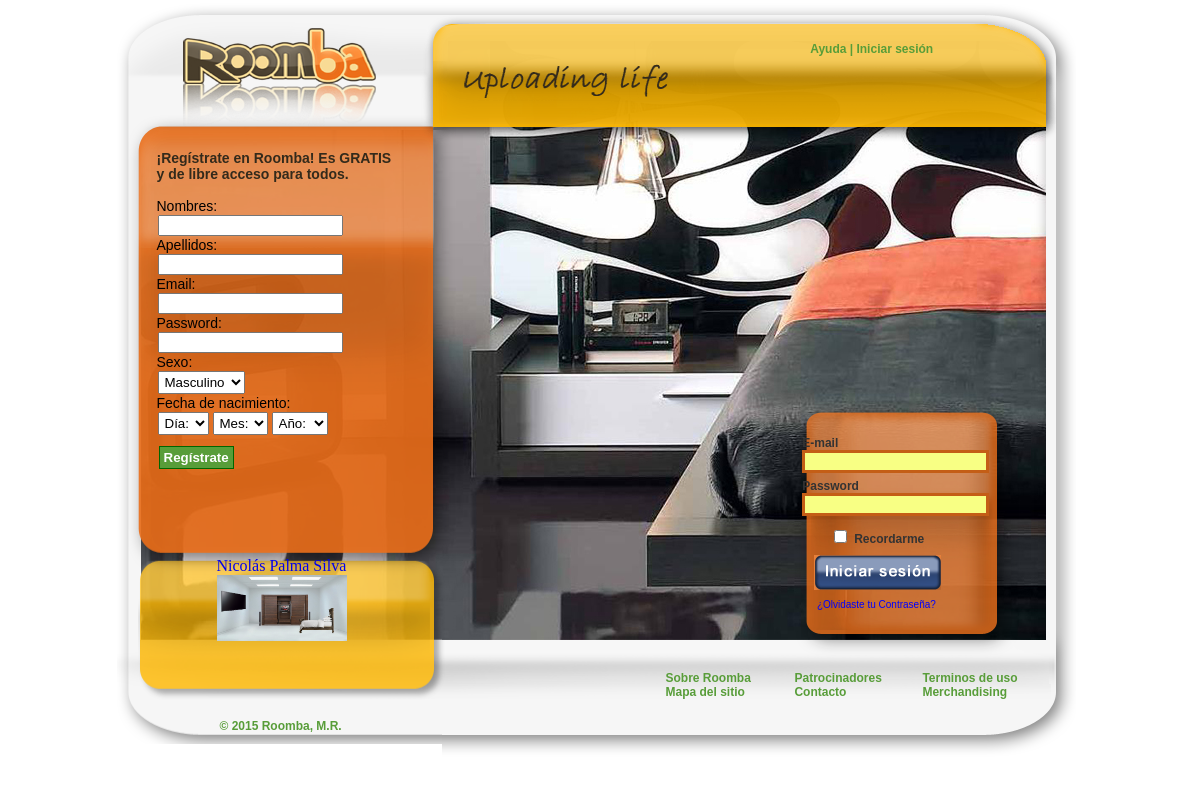
The page / on the database its author committed.
### tables this page shows
CREATE TABLE IF NOT EXISTS `user` (
  `ID` int(11) NOT NULL AUTO_INCREMENT,
  `nombre` varchar(20) DEFAULT NULL,
  `apellidos` varchar(40) DEFAULT NULL,
  `contrasena` varchar(30) DEFAULT NULL,
  `mail` varchar(30) DEFAULT NULL,
  `sexo` tinyint(1) DEFAULT NULL,
  `fecha_nac` date DEFAULT NULL,
  `fecha_registro` date DEFAULT NULL,
  `dinero` int(11) NOT NULL,
  PRIMARY KEY (`ID`)
);

### barra_iz.php (the view, shortened to what this page needs)
<table width="325" border="0" cellpadding="0" cellspacing="0" class="barra_iz">
  <tr>
    <td height="209" colspan="5" valign="top"><table width="100%" border="0" cellpadding="0" cellspacing="0">
        <div class="Titulos"><span>&iexcl;Reg&iacute;strate en Roomba!
              Es GRATIS
            <br />
            y de
          libre acceso para todos.</span></div>
          <div style="margin-left: 40px; margin-top: 15px;">
			<form id="regForm" action="control/submit.php" method="post">
			  <div>
			    <label for="fname">Nombres:</label>
			    <div class="input-container"><input name="fname" id="fname" type="text" /></div>
			  </div>
			  <div>
			    <label for="lname">Apellidos:</label>
			    <div class="input-container"><input name="lname" id="lname" type="text" /></div>
			  </div>
			  <div>
			    <label for="email">Email:</label>
			    <div class="input-container"><input name="email" id="email" type="text" /></div>
			  </div>
			  <div>
			    <label for="pass">Password:</label>
			    <div class="input-container"><input name="pass" id="pass" type="password" /></div>
			  </div>
			  <div>
			    <label for="sex-select">Sexo:</label>
			    <div class="input-container">
			    <select name="sex" id="sex">
			    <option value="1">Masculino</option>
			    </select>
			    </div>
			  </div>
			  <div>
			    <label>Fecha de nacimiento:</label>
			    <div class="input-container">
			    <select name="dia"><option value="0">D&iacute;a:</option><?=generate_options(1,31)?></select>
			    <select name="mes"><option value="0">Mes:</option><?=generate_options(1,12,'callback_month')?></select>
				<select name="ano"><option value="0">A&ntilde;o:</option><?=generate_options(date('Y'),1900)?></select>
			    </div>
			  </div>
			  <div>
			  <input type="submit" class="greenButton" value="Reg&iacute;strate" /><img id="loading" src="img/ajax-loader.gif" alt="Trabajando.." />
			  </div>
			</form>
          </div>
      </tr>
    </table></td>
  </tr>
  <tr>
    <td width="15" height="19">&nbsp;</td>
    <td width="8">&nbsp;</td>
    <td width="80">&nbsp;</td>
    <td width="213">&nbsp;</td>
    <td width="9">&nbsp;</td>
  </tr>
  <tr>
    <td height="127" colspan="5" valign="top"><table width="100%" border="0" cellpadding="0" cellspacing="0">
      <tr>
        <td width="325" height="127" >
        <div style="margin: 25px 0px 0px 100px;">
<?php
			$sql_amigoa = mysql_query("SELECT nombre, apellidos, mail FROM user");
$dato_objeto = mysql_fetch_assoc($sql_amigoa);
			$nombrea = $dato_objeto['nombre'];
			$apellidosa = $dato_objeto['apellidos'];
			$maila = $dato_objeto['mail'];
echo '<a href="room_amigo.php?mail='.$maila.'"><div> '.$nombrea.' '.$apellidosa.'</div><div><img src="usuarios/'.$maila.'/room.png" width="130" /></div></a></br>' ;
?>
	</div>
</td>
      </tr>
    </table>    </td>
  </tr>
  <tr>
    <td height="60"></td>
    <td></td>
    <td>&nbsp;</td>
    <td>&nbsp;</td>
    <td></td>
  </tr>
  <tr>
    <td height="19"></td>
    <td></td>
    <td></td>
    <td colspan="2" valign="top" class="Estilo10">&copy; 2015 Roomba, M.R.</td>
  </tr>
  <tr>
    <td height="6"></td>
    <td></td>
    <td></td>
    <td></td>
    <td></td>
  </tr>
</table>

### estilos/estilo.css (style rules this page uses)
body { margin-top: 0px; background-image: url(); background-repeat: no-repeat; }
a:link { text-decoration: none; }
.barra_iz { background: url(../imagenes_index/fondo3.png); background-repeat:no-repeat; }
.Estilo10 { font-size: 12px; font-family: Arial; font-weight: bold; color: #589D39; }
label { font-family: Arial; font-size: 14px; }
.Titulos { font-family: Arial; font-weight: bold; font-size: 14px; color: #332A1B; margin-left: 40px; margin-top: 150px; }

### estilos/demo.css (style rules this page uses)
select { width:auto; padding:2px; }
.input-container { padding:1px; }
.greenButton { width:auto; margin:10px 0 0 2px; padding:3px 4px 3px 4px; color:white; background-color:#589d39; outline:none; border:1px solid #006600; font-weight:bold; }

### centro.php (style rules this page uses)
body { margin-left: 0px; background-repeat: no-repeat; }

### rows shown on the page
user: nombre "Nicolás", apellidos "Palma Silva", mail (picture)
